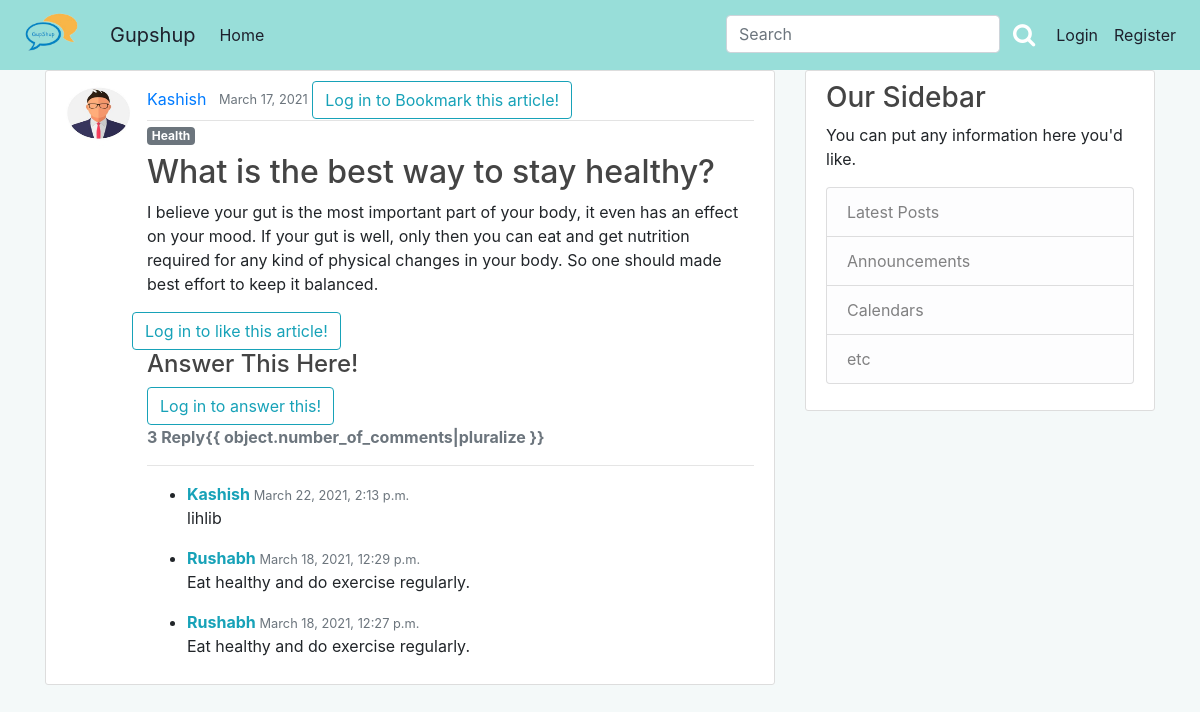
/post/84/, run on an earlier commit of the app's database.
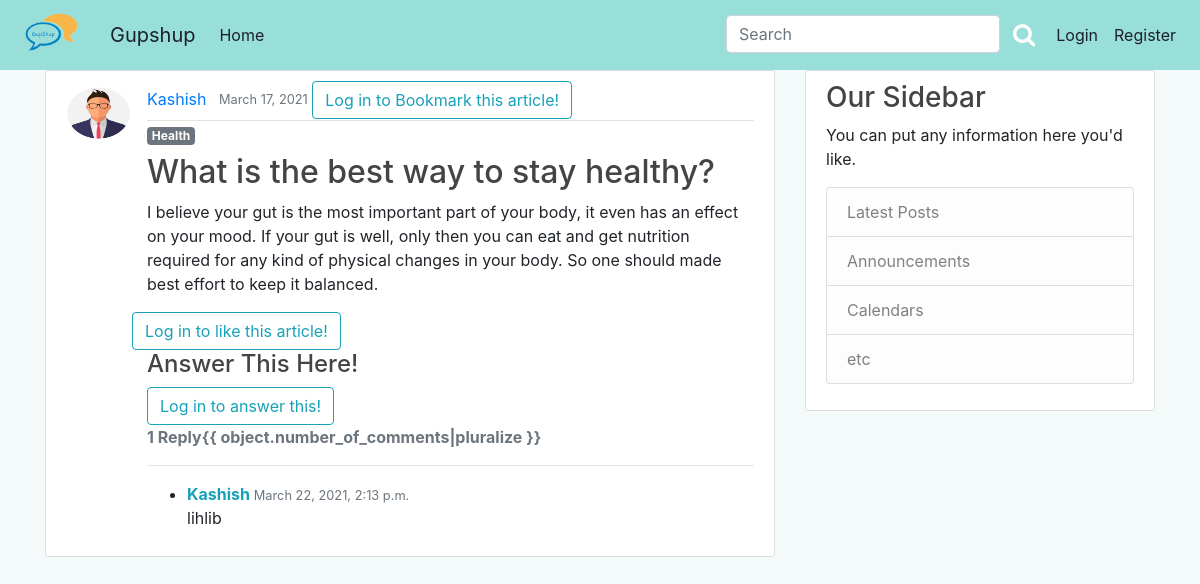
And on a later commit of the database.
### blog/models.py (models this page shows, shortened)
class Post(models.Model):
    title = models.CharField(max_length=100)
    content = models.TextField()
    date_posted = models.DateTimeField(default=timezone.now)
    author = models.ForeignKey(User, on_delete=models.CASCADE)
    category = models.CharField(
        max_length=20,
        choices=Category_choices,
        default='Miscellenous'
    )
    upvote = models.ManyToManyField(User, related_name='upvote')
    downvote = models.ManyToManyField(User, related_name='downvote')
    bookmark = models.ManyToManyField(User, related_name='bookmark')
    def number_of_likes(self):
        return self.upvote.count()-self.downvote.count()
    @property
    def number_of_comments(self):
        return PostComment.objects.filter(post_connected=self).count()

class PostComment(models.Model):
    post_connected = models.ForeignKey(
        Post, related_name='comments', on_delete=models.CASCADE)
    author = models.ForeignKey(User, on_delete=models.CASCADE)
    comment = models.TextField()
    date_posted = models.DateTimeField(default=timezone.now)

### users/models.py (models this page shows, shortened)
class Profile(models.Model):
	user = models.OneToOneField(User, on_delete=models.CASCADE)
	image = models.ImageField(default='default.jpg',upload_to='profile_pics')

### blog/views.py (the view, shortened to what this page needs)
# urls.py: path('post/<int:pk>/', PostDetailView.as_view(), name='post-detail'),
class PostDetailView(DetailView):
    model = Post
    def get_context_data(self, **kwargs):
        data = super().get_context_data(**kwargs)
        post_connected = get_object_or_404(Post, id=self.kwargs['pk'])
        upvoted = False
        downvoted = False
        bookmarked = False
        if post_connected.upvote.filter(id=self.request.user.id).exists():
            upvoted = True
        if post_connected.downvote.filter(id=self.request.user.id).exists():
            downvoted = True
        if post_connected.bookmark.filter(id=self.request.user.id).exists():
            bookmarked = True
        data['number_of_likes'] = post_connected.number_of_likes()
        data['post_is_upvoted'] = upvoted
        data['post_is_downvoted'] = downvoted
        data['post_is_bookmarked'] = bookmarked
        comments_connected = PostComment.objects.filter(
            post_connected=self.get_object()).order_by('-date_posted')
        data['comments'] = comments_connected
        if self.request.user.is_authenticated:
            data['comment_form'] = NewCommentForm(instance=self.request.user)
        return data

### blog/templates/blog/post_detail.html (shortened to what the changed rows need)
{% extends "blog/base.html" %}
{% load crispy_forms_tags%}
{% block content %}
<article class="media content-section">
	<img class="rounded-circle article-img " src={{object.author.profile.image.url}}>
	<div class="media-body">
		<div class="article-metadata">
			<a class="mr-2" href="{% url 'user-posts' object.author.username %}">{{ object.author }}</a>
			<small class="text-muted">{{ object.date_posted|date:"F d, Y" }}</small>
			{% if user.is_authenticated %}
			<form action="{% url 'post-bookmark' object.id %}" method="POST">
				{% csrf_token %}
				{% if post_is_bookmarked%}
				<button type="submit" name="post_id" value="{{object.id}}" class="btn btn-lg" style="float: right;"><i
						class="fas fa-bookmark fa-2x" style="color: red;" aria-hidden="true"></i></button>
				{% else %}
				<button type="submit" name="post_id" value="{{object.id}}" class="btn btn-lg" style="float: right;"><i
						class="far fa-bookmark fa-2x" style="color: red;" aria-hidden="true"></i></button>
				{% endif %}
			</form>
			{% else %}
			<a class="btn btn-outline-info" href="{% url 'login' %}?next={{request.path}}">Log in to Bookmark this
				article!</a><br>
			{% endif %}
		</div>
		<h6><span class="badge badge-secondary">{{ object.category }}</span></h6>
		<h2 class="article-title">{{ object.title | safe }} </h2>
		<p class="article-content">{{ object.content| safe }}</p>
		<div class='row'>
			{% if user.is_authenticated %}
			<div class="col-5">
				<form action="{% url 'post-upvote' object.id %}" method="POST">
					{% csrf_token %}
					{% if post_is_downvoted%}
					<button type="submit" name="post_id" value="{{object.id}}" class="btn btn-secondary container"
						disabled><i class="fas fa-thumbs-up" aria-hidden="true">&nbsp; Upvote</i></button>
					{% elif post_is_upvoted %}
					<button type="submit" name="post_id" value="{{object.id}}" class="btn btn-info container"><i
							class="fas fa-thumbs-up" aria-hidden="true">&nbsp; Upvoted</i></button>
					{% else %}
					<button type="submit" name="post_id" value="{{object.id}}" class="btn btn-info container"><i
							class="far fa-thumbs-up" aria-hidden="true">&nbsp; Upvote</i></button>
					{% endif %}
				</form>
			</div>
			<div class="col-2">
				<strong class="text-xl-center mx-4 my-1">{{ number_of_likes }}</strong>
			</div>
			<div class="col-5">
				<form action="{% url 'post-downvote' object.id %}" method="POST">
					{% csrf_token %}
					{% if post_is_upvoted%}
					<button type="submit" name="post_id" value="{{object.id}}" class="btn btn-secondary container"
						disabled><i class="fas fa-thumbs-down" aria-hidden="true">&nbsp; Downvote</i></button>
					{% elif post_is_downvoted %}
					<button type="submit" name="post_id" value="{{object.id}}" class="btn btn-info container"><i
							class="fas fa-thumbs-down" aria-hidden="true">&nbsp; Downvoted</i></button>
					{% else %}
					<button type="submit" name="post_id" value="{{object.id}}" class="btn btn-info container"><i
							class="far fa-thumbs-down" aria-hidden="true">&nbsp; Downvote</i></button>
					{% endif %}
				</form>
			</div>
			{% else %}
			<a class="btn btn-outline-info" href="{% url 'login' %}?next={{request.path}}">Log in to like this
				article!</a><br>
			{% endif %}
		</div>
		<h4>Answer This Here!</h4>
		<div id="comments_section">
			{% if user.is_authenticated %}
			<form method="POST">
				{% csrf_token %}
				<div class="form-group">
					{{ comment_form|crispy }}
					<button class="btn btn-info" type="submit">Continue Discussion <i
							class="fa fa-comments"></i></button>
				</div>
			</form>
			{% else %}
			<a class="btn btn-outline-info" href="{% url 'login' %}?next={{request.path}}">Log in to answer
				this!</a><br>
			{% endif %}
			{% if comments %}
			<strong class="text-secondary">{{ object.number_of_comments }} Reply{{ object.number_of_comments|pluralize
				}}</strong>
			<hr>
			<ul>
				{% for comment in comments %}
				<li>
					<div>
						<span>
							<strong class="text-info">{{ comment.author }} </strong>
							<small class="text-muted">{{ comment.date_posted }}</small>
						</span>
						<p>
							{{ comment.comment|safe }}
						</p>
					</div>
				</li>
				{% endfor %}
			</ul>
			{% else %}
			<strong class="text-secondary">No Replies...</strong>
			{% endif %}
		</div>
	</div>
</article>
{% endblock content %}

What changed in the data, as far as the page shows it:
removed PostComment: author "Rushabh", date_posted "March 18, 2021, 12:29 p.m.", comment "Eat healthy and do exercise regularly."
removed PostComment: author "Rushabh", date_posted "March 18, 2021, 12:27 p.m.", comment "Eat healthy and do exercise regularly."
computed for Post "What is the best way to stay healthy?": number_of_comments "3" → "1"
